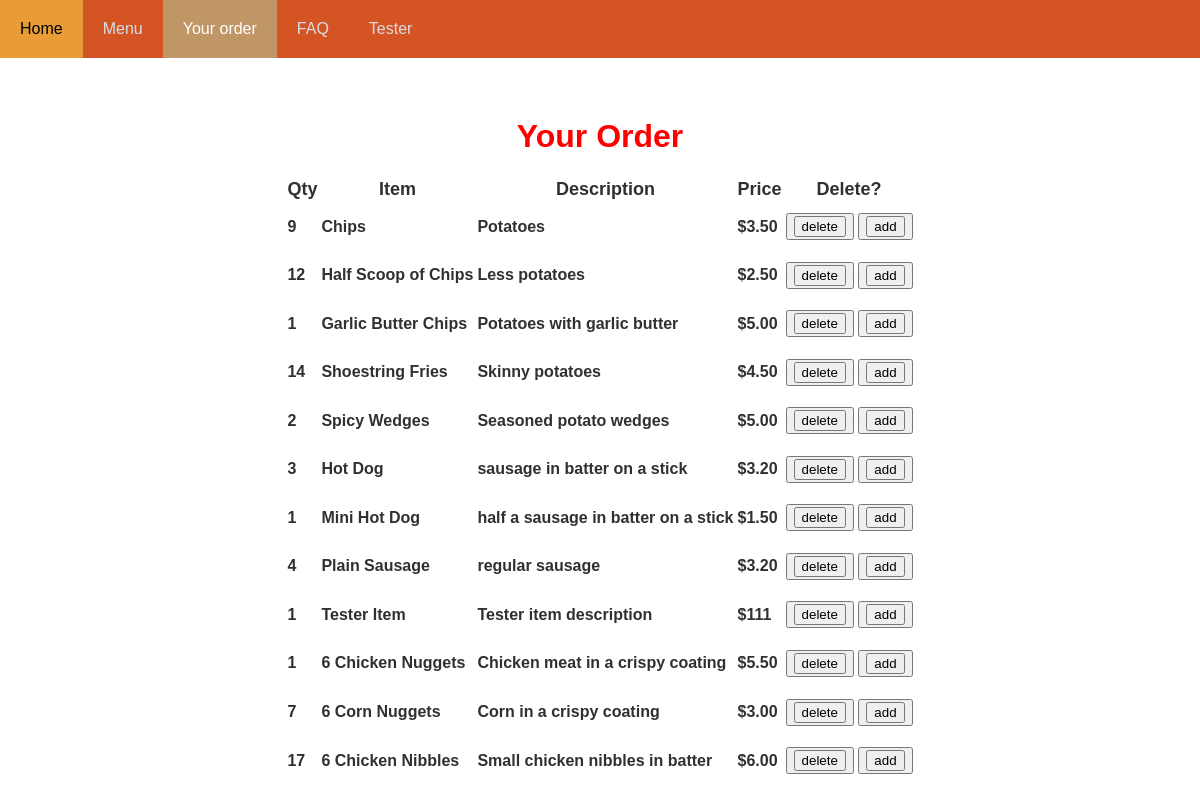
The page /orders on the database its author committed.
### tables this page shows
CREATE TABLE item (id INTEGER PRIMARY KEY, name STRING, description STRING, price DECIMAL, type STRING (100));

### main.py (the view)
@app.route("/orders")
def orders():
    cursor = get_db().cursor()
    sql = "SELECT item_id, name, description, price, order_item.item_id FROM item INNER JOIN order_item ON item.id = order_item.item_id"
    cursor.execute(sql)
    sql = cursor.fetchall()
    cursor = get_db().cursor()
    distinct = "select name, description, price, count(*) as ct from item INNER JOIN order_item ON item.id = order_item.item_id group by item_id order by item_id"
    cursor.execute(distinct)
    distinct = cursor.fetchall()
    '''
    cursor = get_db().cursor()
    distinct = "SELECT DISTINCT item_id, FROM order_item order_item.item_id FROM item INNER JOIN order_item ON item.id = order_item.item_id GROUP BY item_id ORDER BY item_id"
    cursor.execute(distinct)
    count = cursor.fetchall()'''
    return render_template("order.html", sql = sql, distinct= distinct, )

### main.py (called while the page is built)
def get_db():
    db = getattr(g, '_database', None)
    if db is None:
        db = g._database = sqlite3.connect(DATABASE)
    return db

@app.teardown_appcontext
def close_connection(exception):
    db = getattr(g, '_database', None)
    if db is not None:
        db.close()

### templates/order.html (shortened to what this page needs)
{% extends 'base.html' %}
{% block content %}
<!DOCTYPE html>
<html lang="en">
<head>
</head>
<body>
  <div class="content">
  <h1>Your Order</h1>
  <table class="center">
    <tr>
      <th>Qty</th>
      <th>Item</th>
      <th>Description</th>
      <th>Price</th>
      <th>Delete?</th>
    </tr>
{% for item in distinct %}
<tr>
  <td><h2>{{ item [3] }}</h2></td>
  <td><h2>{{ item [0] }}</h2></td>
  <td><h2>{{ item [1] }}</h2></td>
  <td><h2>{{ item [2]}}</h2></td>
  <td>
    <div class = "btn-group">
<button class = "button">
  <form action="/delete" method="post">
  <input type="submit" value="delete">
  </form>
</button>
<button class ="button">
  <form action="/add" method="post">
  <input type="submit" value="add"></button>
</div>
</td>
</tr>
{% endfor %}
</table>
  </div>
</body>
</html>
{% endblock %}

### static/stickymenu.css (style rules this page uses)
* { font-family: sans-serif; }
html,body { padding:0; margin:0; }
body { margin: 0; }
.content { margin-top: 60px; }
h1 { color: red; text-align: center; font-family: Arial, Helvetica, sans-serif; }
h2 { color: rgb(48, 48, 48); font-family: Arial, Helvetica, sans-serif; font-size: medium; text-align: left; }
table.center { margin-left: auto; margin-right: auto; }
th { color: rgb(48, 48, 48); font-family: Arial, Helvetica, sans-serif; font-size: large; text-align: center; }

### rows shown on the page
item: item "9", item "Chips", description "Potatoes", price "$3.50"
item: item "12", name "Half Scoop of Chips", description "Less potatoes", price "$2.50"
item: item "1", name "Garlic Butter Chips", description "Potatoes with garlic butter", price "$5.00"
item: item "14", name "Shoestring Fries", description "Skinny potatoes", price "$4.50"
item: item "2", name "Spicy Wedges", description "Seasoned potato wedges", price "$5.00"
item: item "3", name "Hot Dog", description "sausage in batter on a stick", price "$3.20"
item: item "1", name "Mini Hot Dog", description "half a sausage in batter on a stick", price "$1.50"
item: item "4", name "Plain Sausage", description "regular sausage", price "$3.20"
item: item "1", name "Tester Item", description "Tester item description", price "$111"
item: item "1", name "6 Chicken Nuggets", description "Chicken meat in a crispy coating", price "$5.50"
item: item "7", name "6 Corn Nuggets", description "Corn in a crispy coating", price "$3.00"
item: item "17", name "6 Chicken Nibbles", description "Small chicken nibbles in batter", price "$6.00"
